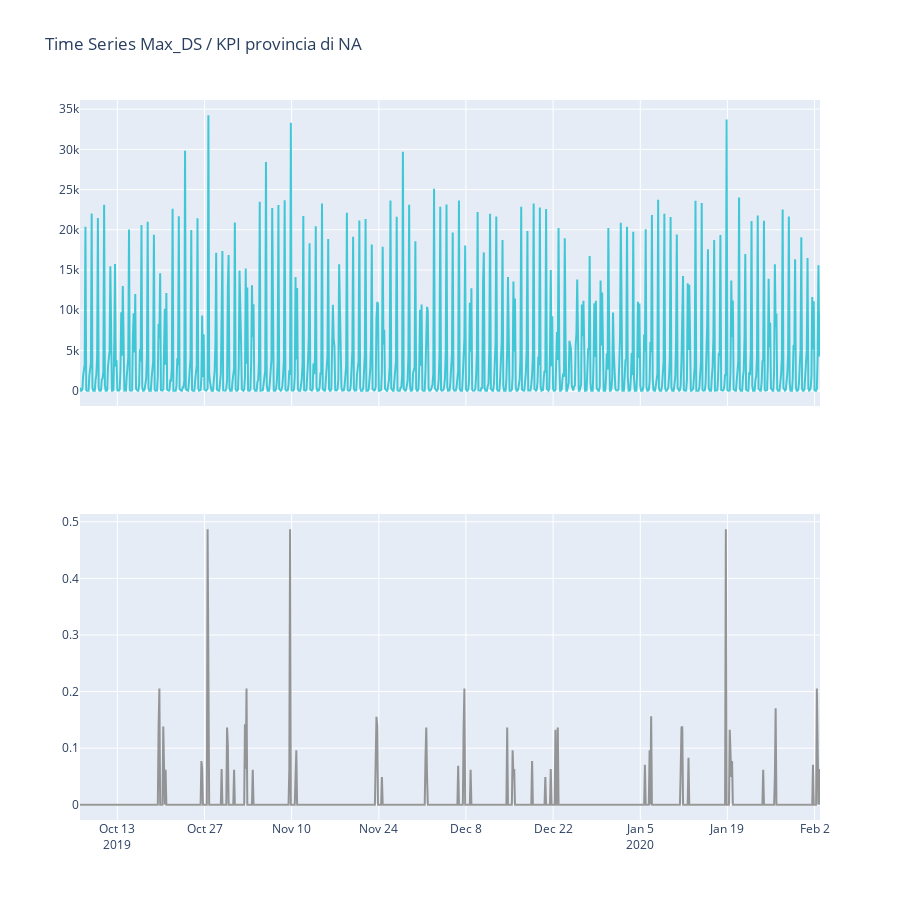

The cell this chart's notebook holds for it:
### Code cell
plot_time_series_traffic(df,'NA')
#SU DAZN Domenica 27 ottobre 2019, ore 15.00, SPAL-NAPOLI
#Sabato 9 novembre 2019, ore 20.45, NAPOLI-GENOA
#Sabato 18 gennaio 2020, ore 20.45, NAPOLI-FIORENTINA
#27 Novembre, ore 20.45 LIVERPOOL - NAPOLI

### Figure 1 — Plotly figure (JSON) as saved in the notebook; plotly's stock layout.template omitted (floating-point values rounded to 4 significant figures; data arrays with more than 128 entries replaced by an {"elided": "..."} marker saying what was removed)
{"data": [{"line": {"color": "#17BECF"}, "name": "MAX_DS", "opacity": 0.8, "type": "scatter", "x": {"elided": "952 str values"}, "xaxis": "x", "y": {"elided": "952 float values"}, "yaxis": "y"}, {"line": {"color": "#7F7F7F"}, "name": "KPI", "opacity": 0.8, "type": "scatter", "x": {"elided": "952 str values"}, "xaxis": "x2", "y": {"elided": "952 float values"}, "yaxis": "y2"}], "layout": {"height": 900, "showlegend": false, "title": {"text": "Time Series Max_DS / KPI provincia di NA"}, "xaxis": {"anchor": "y", "domain": [0, 1], "matches": "x2", "showticklabels": false}, "xaxis2": {"anchor": "y2", "domain": [0, 1]}, "yaxis": {"anchor": "x", "domain": [0.575, 1]}, "yaxis2": {"anchor": "x2", "domain": [0, 0.425]}}}
